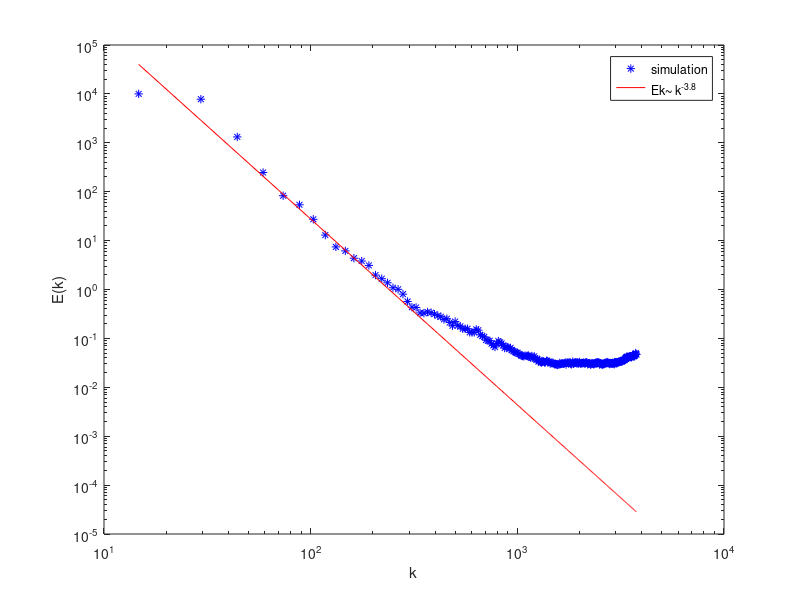

Here is the MATLAB script that generated this plot:
close all;
load spectra_512.dat;
C=1.1e9;
tau=-3.8;
loglog(spectra_512(:,1), spectra_512(:,2),'b*');
hold on;
f=C.*spectra_512(:,1).^tau;
loglog(spectra_512(:,1),f,'r-');
legend('simulation','Ek\sim k^{-3.8}');
xlabel('k'),ylabel('E(k)');